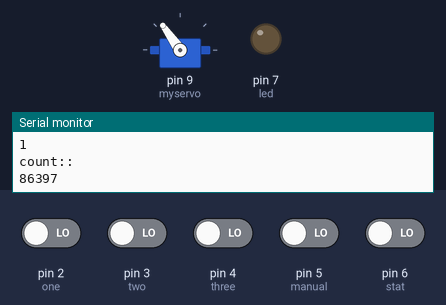
The sketch below on a simulated Arduino Uno, built with avr-gcc and run on an emulated ATmega328P. Parts: servo, output pins drawn as LEDs (lit = HIGH), the last lines printed to the serial monitor. Dashed ring = blinking. The test bench sets the inputs (shaded band); at power-on: pin 2 (one), pin 3 (two), pin 4 (three), pin 5 (manual), pin 6 (stat) LOW.

Above: at 4.8 s.
4.9 s: pin 3 (two) driven HIGH
At 5.4 s:
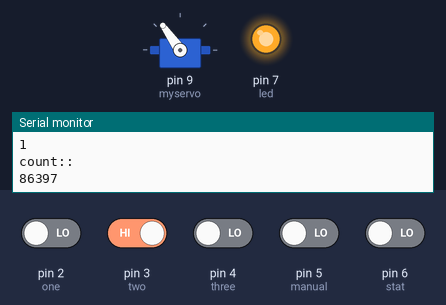
9.2 s: pin 3 (two) driven LOW
11.0 s: pin 2 (one) driven HIGH
At 11.8 s:
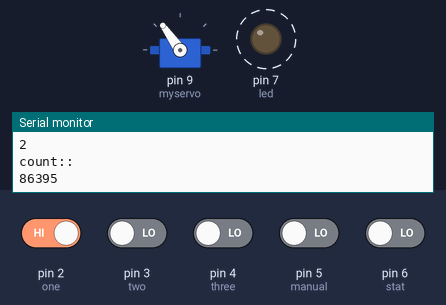
15.3 s: pin 2 (one) driven LOW
At 16.0 s:
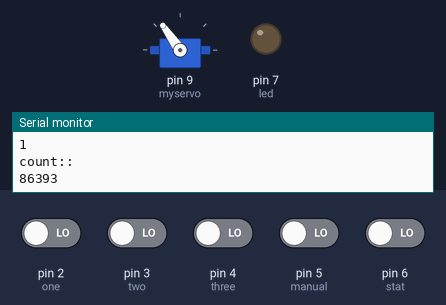
Timing chart, 0 to 18.0 s (numbered marks = the images above; inputs shaded):
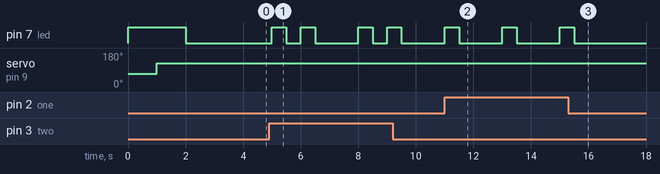

The sketch:

fish_feeder.ino
```cpp
#include <Servo.h>

Servo myservo;  // create servo object to control a servo

long int count = 0;
int one = 2;
int two = 3;
int three = 4;
int manual = 5;
int stat = 6;
int led = 7;

int feedingTime = 1;

void setup() {
  myservo.attach(9);  // attaches the servo on pin 9 to the servo object
  pinMode(2, INPUT);
   pinMode(3, INPUT);
    pinMode(4, INPUT);
     pinMode(5, INPUT);
      pinMode(6, INPUT);
       pinMode(7, OUTPUT);

  Serial.begin(9600);
  myservo.write(125);
}

void loop() {
  int a = digitalRead(one);
  int b = digitalRead(two);
  int c = digitalRead(three);
  int d = digitalRead(manual);
  int e = digitalRead(stat);
  if (e == HIGH){
    for(int i=0;i<feedingTime;i++){
      digitalWrite(led, HIGH);
      delay(500);
      digitalWrite(led, LOW);
      delay(500);
    }
  }

  if (a == HIGH){
    feedingTime = 1;
    digitalWrite(led, HIGH);
      delay(500);
      digitalWrite(led, LOW);
      delay(500);
  }
  else if (b == HIGH){
    feedingTime = 2;
      digitalWrite(led, HIGH);
      delay(500);
      digitalWrite(led, LOW);
      delay(500);
      digitalWrite(led, HIGH);
      delay(500);
      digitalWrite(led, LOW);
      delay(500);
  }

  else if (c == HIGH) {
    feedingTime = 3;
    digitalWrite(led, HIGH);
      delay(500);
      digitalWrite(led, LOW);
      delay(500);
      digitalWrite(led, HIGH);
      delay(500);
      digitalWrite(led, LOW);
      delay(500);
      digitalWrite(led, HIGH);
      delay(500);
      digitalWrite(led, LOW);
      delay(500);
  }

 if (d == HIGH){
  feed();
 }

 if (feedingTime == 1){
  if (count == 0){
    feed();
    count = 86400;
  }
 }
 else if (feedingTime == 2){
  if ((count == 0) || (count == 43200)){
    feed();
    if (count == 0){
      count = 86400;
    }
  }
 }
 else if (feedingTime == 3){
  if ((count == 0) || (count == 28800) ||(count == 57600)){
    feed();
    if (count == 0){
      count = 86400;
    }
  }
 }
count--;
//for debugging.

Serial.println("feeding times: ");
Serial.println(feedingTime);
Serial.println("count:: ");
Serial.println(count);
delay (1000);
}

void feed(){
  digitalWrite(led, HIGH);
   myservo.write(70);
    delay(1000);
    myservo.write(125);
    delay(1000);
  digitalWrite(led, LOW);
}
```

Measured:
- after the input at 4.9 s, pin 7 (led): goes HIGH 0.50 s, LOW 0.50 s, HIGH 0.50 s, LOW 1.5 s, HIGH 0.50 s, LOW 0.50 s, then HIGH, starting after 0.10 s
- after the input at 11.0 s, pin 7 (led): alternates HIGH for 0.50 s and LOW for 1.5 s, starting at once
- after the input at 15.3 s, pin 7 (led): goes on until 15.5 s, then stays LOW
